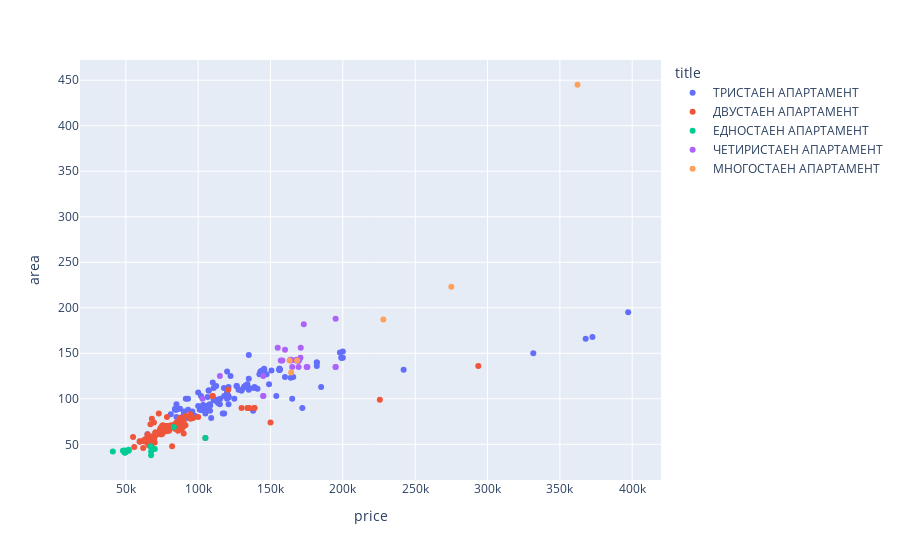

Notebook source saved alongside this figure:
### Code cell
import plotly.express as px
fig = px.scatter(recent[(recent['place'] == 'Младост 4') & (recent['title'].apply(lambda x: 'апартамент' in x.lower()))], 
                 x="price",
                 y="area", 
                 color="title",
                 hover_data=['link'])
fig.show()

### Figure 1 — Plotly figure (JSON) as saved in the notebook; plotly's stock layout.template omitted (floating-point values rounded to 4 significant figures; data arrays with more than 128 entries replaced by an {"elided": "..."} marker saying what was removed)
{"data": [{"customdata": {"elided": "136x1 str values"}, "hovertemplate": "title=ТРИСТАЕН АПАРТАМЕНТ<br>price=%{x}<br>area=%{y}<br>link=%{customdata[0]}<extra></extra>", "legendgroup": "ТРИСТАЕН АПАРТАМЕНТ", "marker": {"color": "#636efa", "symbol": "circle"}, "mode": "markers", "name": "ТРИСТАЕН АПАРТАМЕНТ", "showlegend": true, "type": "scatter", "x": {"elided": "136 float values"}, "xaxis": "x", "y": {"elided": "136 int values"}, "yaxis": "y"}, {"customdata": [["http://sofia.holmes.bg/pcgi/home.cgi?act=3&adv=1b158444930940733"], ["http://sofia.holmes.bg/pcgi/home.cgi?act=3&adv=1b158444838807966"], ["http://sofia.holmes.bg/pcgi/home.cgi?act=3&adv=1b158359423371624"], ["http://sofia.holmes.bg/pcgi/home.cgi?act=3&adv=1b158618658546993"], ["http://sofia.holmes.bg/pcgi/home.cgi?act=3&adv=1b155119330185627"], ["http://sofia.holmes.bg/pcgi/home.cgi?act=3&adv=1b156735589565595"], ["http://sofia.holmes.bg/pcgi/home.cgi?act=3&adv=1b157311866625003"], ["http://sofia.holmes.bg/pcgi/home.cgi?act=3&adv=1b158444845268068"], ["http://sofia.holmes.bg/pcgi/home.cgi?act=3&adv=1b156257007689212"], ["http://sofia.holmes.bg/pcgi/home.cgi?act=3&adv=1b156622618721785"], ["http://sofia.holmes.bg/pcgi/home.cgi?act=3&adv=1b158280430611119"], ["http://sofia.holmes.bg/pcgi/home.cgi?act=3&adv=1b158869322542949"], ["http://sofia.holmes.bg/pcgi/home.cgi?act=3&adv=1b154358792031364"], ["http://sofia.holmes.bg/pcgi/home.cgi?act=3&adv=1b158024580920996"], ["http://sofia.holmes.bg/pcgi/home.cgi?act=3&adv=1b158375227500227"], ["http://sofia.holmes.bg/pcgi/home.cgi?act=3&adv=1b158512819842007"], ["http://sofia.holmes.bg/pcgi/home.cgi?act=3&adv=1b158529855986610"], ["http://sofia.holmes.bg/pcgi/home.cgi?act=3&adv=1b158861912551409"], ["http://sofia.holmes.bg/pcgi/home.cgi?act=3&adv=1b157425799036598"], ["http://sofia.holmes.bg/pcgi/home.cgi?act=3&adv=1b157417018028878"], ["http://sofia.holmes.bg/pcgi/home.cgi?act=3&adv=1b153727132110479"], ["http://sofia.holmes.bg/pcgi/home.cgi?act=3&adv=1b156749568544224"], ["http://sofia.holmes.bg/pcgi/home.cgi?act=3&adv=1b158024578615932"], ["http://sofia.holmes.bg/pcgi/home.cgi?act=3&adv=1b157831137406399"], ["http://sofia.holmes.bg/pcgi/home.cgi?act=3&adv=1b156095031440115"], ["http://sofia.holmes.bg/pcgi/home.cgi?act=3&adv=1b155188113391982"], ["http://sofia.holmes.bg/pcgi/home.cgi?act=3&adv=1b158444946151283"], ["http://sofia.holmes.bg/pcgi/home.cgi?act=3&adv=1b158444840693934"], ["http://sofia.holmes.bg/pcgi/home.cgi?act=3&adv=1b158870774596255"], ["http://sofia.holmes.bg/pcgi/home.cgi?act=3&adv=1b158037997834642"], ["http://sofia.holmes.bg/pcgi/home.cgi?act=3&adv=1b158289502312015"], ["http://sofia.holmes.bg/pcgi/home.cgi?act=3&adv=1b155972515912254"], ["http://sofia.holmes.bg/pcgi/home.cgi?act=3&adv=1b158444944775195"], ["http://sofia.holmes.bg/pcgi/home.cgi?act=3&adv=1b158497086301874"], ["http://sofia.holmes.bg/pcgi/home.cgi?act=3&adv=1b157346448067393"], ["http://sofia.holmes.bg/pcgi/home.cgi?act=3&adv=1b158444848889442"], ["http://sofia.holmes.bg/pcgi/home.cgi?act=3&adv=1b149621520087774"], ["http://sofia.holmes.bg/pcgi/home.cgi?act=3&adv=1b155848760191511"], ["http://sofia.holmes.bg/pcgi/home.cgi?act=3&adv=1b156931935196819"], ["http://sofia.holmes.bg/pcgi/home.cgi?act=3&adv=1b158203727895203"], ["http://sofia.holmes.bg/pcgi/home.cgi?act=3&adv=1b158444943484485"], ["http://sofia.holmes.bg/pcgi/home.cgi?act=3&adv=1b156093799212987"], ["http://sofia.holmes.bg/pcgi/home.cgi?act=3&adv=1b155369285679673"], ["http://sofia.holmes.bg/pcgi/home.cgi?act=3&adv=1b156595650695517"], ["http://sofia.holmes.bg/pcgi/home.cgi?act=3&adv=1b156758816654980"], ["http://sofia.holmes.bg/pcgi/home.cgi?act=3&adv=1b158874843220766"], ["http://sofia.holmes.bg/pcgi/home.cgi?act=3&adv=1b152757542731658"], ["http://sofia.holmes.bg/pcgi/home.cgi?act=3&adv=1b158512818746981"], ["http://sofia.holmes.bg/pcgi/home.cgi?act=3&adv=1b158781784546860"], ["http://sofia.holmes.bg/pcgi/home.cgi?act=3&adv=1b155004298055450"], ["http://sofia.holmes.bg/pcgi/home.cgi?act=3&adv=1b158618688594135"], ["http://sofia.holmes.bg/pcgi/home.cgi?act=3&adv=1b156889002678708"], ["http://sofia.holmes.bg/pcgi/home.cgi?act=3&adv=1b156853493669751"], ["http://sofia.holmes.bg/pcgi/home.cgi?act=3&adv=1b158883855679282"], ["http://sofia.holmes.bg/pcgi/home.cgi?act=3&adv=1b158444839899096"], ["http://sofia.holmes.bg/pcgi/home.cgi?act=3&adv=1b158824711726942"], ["http://sofia.holmes.bg/pcgi/home.cgi?act=3&adv=1b155750491511887"], ["http://sofia.holmes.bg/pcgi/home.cgi?act=3&adv=1b158374413274390"], ["http://sofia.holmes.bg/pcgi/home.cgi?act=3&adv=1b154930102543791"], ["http://sofia.holmes.bg/pcgi/home.cgi?act=3&adv=1b155238881799972"], ["http://sofia.holmes.bg/pcgi/home.cgi?act=3&adv=1b158869322487733"], ["http://sofia.holmes.bg/pcgi/home.cgi?act=3&adv=1b157293847671193"], ["http://sofia.holmes.bg/pcgi/home.cgi?act=3&adv=1b155722220468223"], ["http://sofia.holmes.bg/pcgi/home.cgi?act=3&adv=1b156586616410102"], ["http://sofia.holmes.bg/pcgi/home.cgi?act=3&adv=1b158142152513118"], ["http://sofia.holmes.bg/pcgi/home.cgi?act=3&adv=1b157961721883651"], ["http://sofia.holmes.bg/pcgi/home.cgi?act=3&adv=1b158444936767495"], ["http://sofia.holmes.bg/pcgi/home.cgi?act=3&adv=1b158444944184236"], ["http://sofia.holmes.bg/pcgi/home.cgi?act=3&adv=1b156094572754153"], ["http://sofia.holmes.bg/pcgi/home.cgi?act=3&adv=1b158825361034729"], ["http://sofia.holmes.bg/pcgi/home.cgi?act=3&adv=1b158781934132198"], ["http://sofia.holmes.bg/pcgi/home.cgi?act=3&adv=1b158444933200352"], ["http://sofia.holmes.bg/pcgi/home.cgi?act=3&adv=1b158408731168709"], ["http://sofia.holmes.bg/pcgi/home.cgi?act=3&adv=1b158652128390810"], ["http://sofia.holmes.bg/pcgi/home.cgi?act=3&adv=1b154444603647272"], ["http://sofia.holmes.bg/pcgi/home.cgi?act=3&adv=1b157977620801952"], ["http://sofia.holmes.bg/pcgi/home.cgi?act=3&adv=1b157979354212249"], ["http://sofia.holmes.bg/pcgi/home.cgi?act=3&adv=1b158106319593780"], ["http://sofia.holmes.bg/pcgi/home.cgi?act=3&adv=1b158444932420541"], ["http://sofia.holmes.bg/pcgi/home.cgi?act=3&adv=1b155126793797759"], ["http://sofia.holmes.bg/pcgi/home.cgi?act=3&adv=1b157372485185641"], ["http://sofia.holmes.bg/pcgi/home.cgi?act=3&adv=1b157425840987481"], ["http://sofia.holmes.bg/pcgi/home.cgi?act=3&adv=1b158858178724218"], ["http://sofia.holmes.bg/pcgi/home.cgi?act=3&adv=1b158868016772127"], ["http://sofia.holmes.bg/pcgi/home.cgi?act=3&adv=1b154028963081757"], ["http://sofia.holmes.bg/pcgi/home.cgi?act=3&adv=1b154929029302970"], ["http://sofia.holmes.bg/pcgi/home.cgi?act=3&adv=1b158444850928015"], ["http://sofia.holmes.bg/pcgi/home.cgi?act=3&adv=1b158024583220904"], ["http://sofia.holmes.bg/pcgi/home.cgi?act=3&adv=1b158444850217862"], ["http://sofia.holmes.bg/pcgi/home.cgi?act=3&adv=1b156751701119092"], ["http://sofia.holmes.bg/pcgi/home.cgi?act=3&adv=1b158852600939885"], ["http://sofia.holmes.bg/pcgi/home.cgi?act=3&adv=1b158444841215952"], ["http://sofia.holmes.bg/pcgi/home.cgi?act=3&adv=1b158439166536569"], ["http://sofia.holmes.bg/pcgi/home.cgi?act=3&adv=1b157065568282327"], ["http://sofia.holmes.bg/pcgi/home.cgi?act=3&adv=1b157521231150795"], ["http://sofia.holmes.bg/pcgi/home.cgi?act=3&adv=1b158808610652333"], ["http://sofia.holmes.bg/pcgi/home.cgi?act=3&adv=1b157634523867828"], ["http://sofia.holmes.bg/pcgi/home.cgi?act=3&adv=1b158370194933011"], ["http://sofia.holmes.bg/pcgi/home.cgi?act=3&adv=1b156889629779957"], ["http://sofia.holmes.bg/pcgi/home.cgi?act=3&adv=1b156897677697871"]], "hovertemplate": "title=ДВУСТАЕН АПАРТАМЕНТ<br>price=%{x}<br>area=%{y}<br>link=%{customdata[0]}<extra></extra>", "legendgroup": "ДВУСТАЕН АПАРТАМЕНТ", "marker": {"color": "#EF553B", "symbol": "circle"}, "mode": "markers", "name": "ДВУСТАЕН АПАРТАМЕНТ", "showlegend": true, "type": "scatter", "x": [70067, 74041, 120800, 87000, 63000, 61990, 83800, 66796, 75567, 68163, 63859, 59864, 91213, 66796, 76990, 80600, 64990, 134000, 69445, 138900, 135000, 138900, 63297, 110000, 83800, 73826, 71108, 68275, 87200, 63273, 62139, 135000, 87087, 63500, 96500, 62542, 79000, 73100, 73658, 77000, 88516, 88515, 70000, 79515, 293600.0, 91000, 79900, 80500, 94800, 87000, 85000, 81363, 70440, 70000, 75004, 89500, 55802, 68000, 78400, 105000, 59478, 80910, 76750, 78450, 130000, 79000, 94507, 88516, 69563, 100000, 80900, 71279, 76999, 150000, 89212, 63297, 88516, 59864, 70837, 74000, 73598, 67013, 67000, 90000, 81000, 70560, 88516, 65780, 77085, 225600.0, 82000, 65780, 86000, 76000, 72775, 88900, 90000, 110000, 75000, 55000], "xaxis": "x", "y": [59, 61, 110, 76, 55, 46, 72, 56, 71, 51, 56, 53, 71, 55, 70, 70, 61, 90, 74, 90, 90, 90, 53, 103, 67, 66, 61, 59, 70, 54, 54, 90, 79, 54, 79, 54, 65, 63, 64, 70, 77, 77, 60, 70, 136, 81, 65, 70, 78, 67, 74, 71, 63, 52, 61, 69, 47, 78, 70, 57, 53, 70, 67, 80, 90, 68, 83, 77, 55, 80, 70, 61, 70, 74, 71, 53, 66, 53, 61, 68, 66, 72, 48, 62, 70, 63, 77, 49, 64, 99, 48, 50, 65, 70, 84, 70, 75, 103, 70, 58], "yaxis": "y"}, {"customdata": [["http://sofia.holmes.bg/pcgi/home.cgi?act=3&adv=1a158444842787034"], ["http://sofia.holmes.bg/pcgi/home.cgi?act=3&adv=1a155238798786237"], ["http://sofia.holmes.bg/pcgi/home.cgi?act=3&adv=1a158444933951381"], ["http://sofia.holmes.bg/pcgi/home.cgi?act=3&adv=1a158024573858632"], ["http://sofia.holmes.bg/pcgi/home.cgi?act=3&adv=1a157961722347465"], ["http://sofia.holmes.bg/pcgi/home.cgi?act=3&adv=1a147386355833625"], ["http://sofia.holmes.bg/pcgi/home.cgi?act=3&adv=1a157969943163676"], ["http://sofia.holmes.bg/pcgi/home.cgi?act=3&adv=1a158874853080864"], ["http://sofia.holmes.bg/pcgi/home.cgi?act=3&adv=1a158857278569504"], ["http://sofia.holmes.bg/pcgi/home.cgi?act=3&adv=1a158764153288117"], ["http://sofia.holmes.bg/pcgi/home.cgi?act=3&adv=1a158194794913829"], ["http://sofia.holmes.bg/pcgi/home.cgi?act=3&adv=1a158867284039517"], ["http://sofia.holmes.bg/pcgi/home.cgi?act=3&adv=1a158444934649377"], ["http://sofia.holmes.bg/pcgi/home.cgi?act=3&adv=1a158495947350407"], ["http://sofia.holmes.bg/pcgi/home.cgi?act=3&adv=1a158618629333895"], ["http://sofia.holmes.bg/pcgi/home.cgi?act=3&adv=1a158869323777533"], ["http://sofia.holmes.bg/pcgi/home.cgi?act=3&adv=1a158444935308373"], ["http://sofia.holmes.bg/pcgi/home.cgi?act=3&adv=1a158289626536191"], ["http://sofia.holmes.bg/pcgi/home.cgi?act=3&adv=1a155126507928650"], ["http://sofia.holmes.bg/pcgi/home.cgi?act=3&adv=1a155369181085851"], ["http://sofia.holmes.bg/pcgi/home.cgi?act=3&adv=1a158024585512797"]], "hovertemplate": "title=ЕДНОСТАЕН АПАРТАМЕНТ<br>price=%{x}<br>area=%{y}<br>link=%{customdata[0]}<extra></extra>", "legendgroup": "ЕДНОСТАЕН АПАРТАМЕНТ", "marker": {"color": "#00cc96", "symbol": "circle"}, "mode": "markers", "name": "ЕДНОСТАЕН АПАРТАМЕНТ", "showlegend": true, "type": "scatter", "x": [49209, 105000, 50510, 49731, 49000, 70000, 41000, 52000, 67000, 67500, 67500, 48590, 83211, 49000, 50000, 49209, 49731, 49731, 48000, 52000, 49209], "xaxis": "x", "y": [42, 57, 43, 41, 43, 45, 42, 43, 48, 42, 38, 43, 69, 43, 43, 41, 42, 42, 43, 44, 41], "yaxis": "y"}, {"customdata": [["http://sofia.holmes.bg/pcgi/home.cgi?act=3&adv=1d158798888958704"], ["http://sofia.holmes.bg/pcgi/home.cgi?act=3&adv=1d157611963875929"], ["http://sofia.holmes.bg/pcgi/home.cgi?act=3&adv=1d158038099219390"], ["http://sofia.holmes.bg/pcgi/home.cgi?act=3&adv=1d158729141755636"], ["http://sofia.holmes.bg/pcgi/home.cgi?act=3&adv=1d149321013636236"], ["http://sofia.holmes.bg/pcgi/home.cgi?act=3&adv=1d157953622350321"], ["http://sofia.holmes.bg/pcgi/home.cgi?act=3&adv=1d158202877558263"], ["http://sofia.holmes.bg/pcgi/home.cgi?act=3&adv=1d158869322542974"], ["http://sofia.holmes.bg/pcgi/home.cgi?act=3&adv=1d154722098977284"], ["http://sofia.holmes.bg/pcgi/home.cgi?act=3&adv=1d157979355506679"], ["http://sofia.holmes.bg/pcgi/home.cgi?act=3&adv=1d158029631561214"], ["http://sofia.holmes.bg/pcgi/home.cgi?act=3&adv=1d149191134148820"], ["http://sofia.holmes.bg/pcgi/home.cgi?act=3&adv=1d157562097007944"], ["http://sofia.holmes.bg/pcgi/home.cgi?act=3&adv=1d158289751657448"], ["http://sofia.holmes.bg/pcgi/home.cgi?act=3&adv=1d155835765080788"], ["http://sofia.holmes.bg/pcgi/home.cgi?act=3&adv=1d153078472200439"], ["http://sofia.holmes.bg/pcgi/home.cgi?act=3&adv=1d157976908074716"], ["http://sofia.holmes.bg/pcgi/home.cgi?act=3&adv=1d154927818766076"], ["http://sofia.holmes.bg/pcgi/home.cgi?act=3&adv=1d155369787157265"], ["http://sofia.holmes.bg/pcgi/home.cgi?act=3&adv=1d155978347577287"], ["http://sofia.holmes.bg/pcgi/home.cgi?act=3&adv=1d157423908816672"], ["http://sofia.holmes.bg/pcgi/home.cgi?act=3&adv=1d158159110364541"], ["http://sofia.holmes.bg/pcgi/home.cgi?act=3&adv=1d156879750256636"], ["http://sofia.holmes.bg/pcgi/home.cgi?act=3&adv=1d158798172121656"], ["http://sofia.holmes.bg/pcgi/home.cgi?act=3&adv=1d158471242771052"], ["http://sofia.holmes.bg/pcgi/home.cgi?act=3&adv=1d157432251151449"], ["http://sofia.holmes.bg/pcgi/home.cgi?act=3&adv=1d158010736154454"], ["http://sofia.holmes.bg/pcgi/home.cgi?act=3&adv=1d155750532856177"], ["http://sofia.holmes.bg/pcgi/home.cgi?act=3&adv=1d146910227088026"], ["http://sofia.holmes.bg/pcgi/home.cgi?act=3&adv=1d158271581298212"]], "hovertemplate": "title=ЧЕТИРИСТАЕН АПАРТАМЕНТ<br>price=%{x}<br>area=%{y}<br>link=%{customdata[0]}<extra></extra>", "legendgroup": "ЧЕТИРИСТАЕН АПАРТАМЕНТ", "marker": {"color": "#ab63fa", "symbol": "circle"}, "mode": "markers", "name": "ЧЕТИРИСТАЕН АПАРТАМЕНТ", "showlegend": true, "type": "scatter", "x": [169426, 170699, 164450, 115000, 167925, 155000, 145000, 157124, 167560, 164266, 145000, 169400, 158200, 163737, 169426, 175000, 164999, 160000, 175500, 169426, 169426, 195000, 169426, 145000, 103000, 173000, 195000, 195000, 170900, 169426], "xaxis": "x", "y": [142, 145, 143, 125, 143, 156, 103, 142, 142, 142, 125, 135, 142, 143, 142, 135, 135, 154, 135, 142, 142, 135, 142, 103, 100, 182, 188, 135, 156, 142], "yaxis": "y"}, {"customdata": [["http://sofia.holmes.bg/pcgi/home.cgi?act=3&adv=1e158384480775683"], ["http://sofia.holmes.bg/pcgi/home.cgi?act=3&adv=1e156826474140424"], ["http://sofia.holmes.bg/pcgi/home.cgi?act=3&adv=1e155438862950460"], ["http://sofia.holmes.bg/pcgi/home.cgi?act=3&adv=1e158384481382568"], ["http://sofia.holmes.bg/pcgi/home.cgi?act=3&adv=1e158376989284477"], ["http://sofia.holmes.bg/pcgi/home.cgi?act=3&adv=1e156405780390985"]], "hovertemplate": "title=МНОГОСТАЕН АПАРТАМЕНТ<br>price=%{x}<br>area=%{y}<br>link=%{customdata[0]}<extra></extra>", "legendgroup": "МНОГОСТАЕН АПАРТАМЕНТ", "marker": {"color": "#FFA15A", "symbol": "circle"}, "mode": "markers", "name": "МНОГОСТАЕН АПАРТАМЕНТ", "showlegend": true, "type": "scatter", "x": [163162, 362200, 168386, 164245, 228000, 274998], "xaxis": "x", "y": [142, 445, 142, 129, 187, 223], "yaxis": "y"}], "layout": {"legend": {"title": {"text": "title"}, "tracegroupgap": 0}, "margin": {"t": 60}, "xaxis": {"anchor": "y", "domain": [0, 1], "title": {"text": "price"}}, "yaxis": {"anchor": "x", "domain": [0, 1], "title": {"text": "area"}}}}
